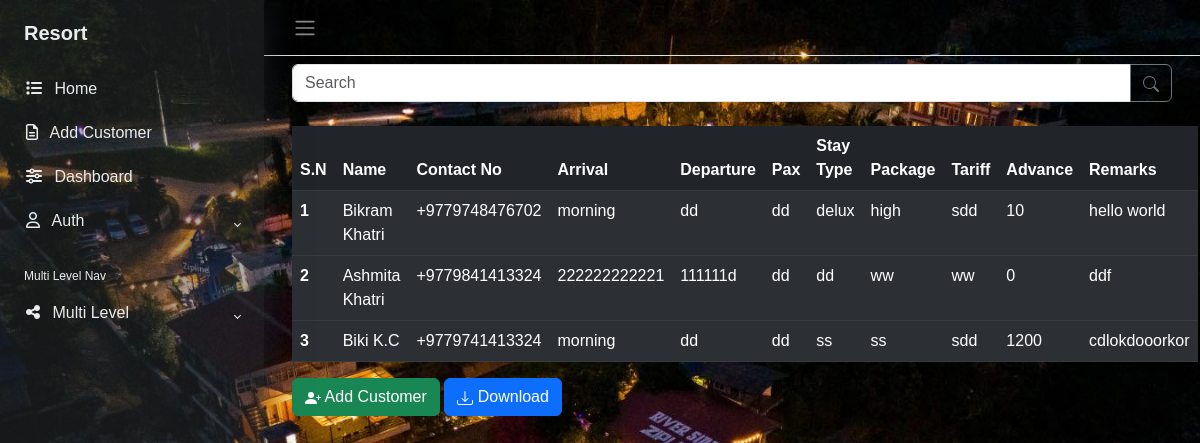
Before: / with the older database file.
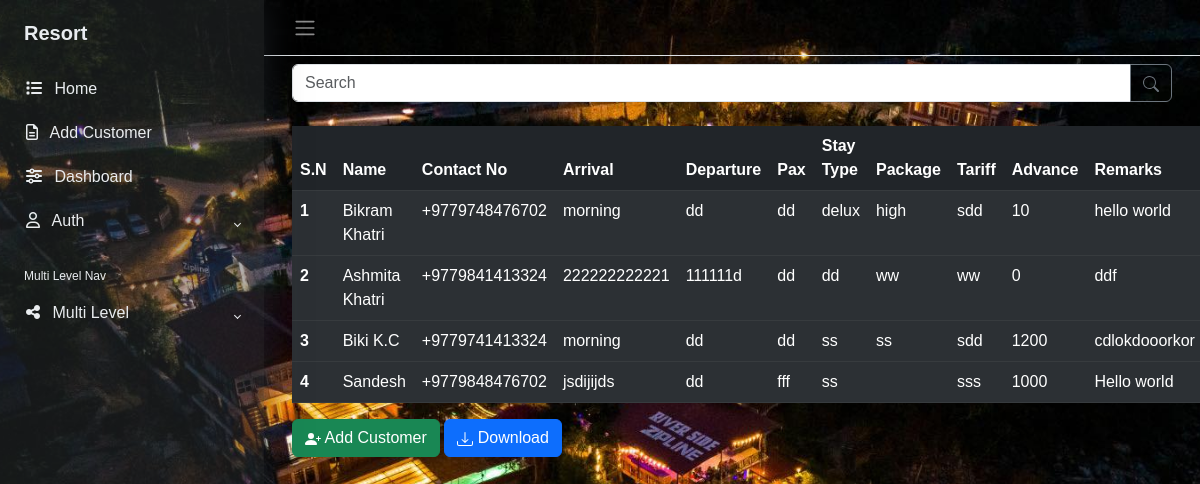
After: the same page with the newer database file.
### app/models.py (models this page shows, shortened)
class CustomerModel(models.Model):
    name=models.CharField(max_length=100,default=' ')
    contect=PhoneNumberField(region='NP')
    arrivals=models.CharField(max_length=200,default=" ")
    departure=models.CharField(max_length=100,default=' ')
    pax=models.CharField(max_length=100,default=' ')
    stay_type=models.CharField(max_length=100,default=' ')
    package=models.CharField(max_length=200,default=' ')
    tariff=models.CharField(max_length=100,default=' ')
    advance=models.IntegerField(default=0)
    remarks=models.TextField()

### app/views.py (the view)
# urls.py: path('',views.home,name='home'),
def home(request):
    data=CustomerModel.objects.all()
    return render(request,'index.html',{'data':data})

### app/templates/index.html (shortened to what this page needs)
{% include "header.html" %}
        <div class="main">
            <nav class="navbar navbar-expand px-3 border-bottom">
                <button class="btn" type="button" data-bs-theme="dark">
                    <span class="navbar-toggler-icon" ></span>
                </button>
            </nav>
            <main class="content px-3 py-2">
                <div class="container-fluid">
                  <form class="d-flex" role="search" method="POST">
                    <div class="input-group">
                      <input class="form-control" type="search" placeholder="Search" style="background-color:white; color:black;">
                      <button class="btn btn-outline-secondary" type="submit">
                        <svg xmlns="http://www.w3.org/2000/svg" width="16" height="16" fill="currentColor" class="bi bi-search" viewBox="0 0 16 16">
                          <path d="M11.742 10.344a6.5 6.5 0 1 0-1.397 1.398h-.001q.044.06.098.115l3.85 3.85a1 1 0 0 0 1.415-1.414l-3.85-3.85a1 1 0 0 0-.115-.1zM12 6.5a5.5 5.5 0 1 1-11 0 5.5 5.5 0 0 1 11 0"/>
                        </svg>
                      </button>
                    </div>
                  </form>
                  <br>
                    <div class="mb-3">
                        <table class="table table-striped table-dark">
                            <thead>
                              <tr>
                                <th scope="col">S.N</th>
                                <th scope="col">Name</th>
                                <th scope="col">Contact No</th>
                                <th scope="col">Arrival</th>
                                <th scope="col">Departure</th>
                                <th scope="col">Pax</th>
                                <th scope="col">Stay Type</th>
                                <th scope="col">Package</th>
                                <th scope="col">Tariff</th>
                                <th scope="col">Advance</th>
                                <th scope="col">Remarks</th>
                              </tr>
                            </thead>
                            {% for i in data %}
                            <tbody>
                              <tr>
                                <th scope="row">{{ forloop.counter }}</th>
                                <td>{{ i.name }}</td>
                                <td>{{i.contect}}</td>
                                <td>{{i.arrivals}}</td>
                                <td>{{i.departure}}</td>
                                <td>{{i.pax}}</td>
                                <td>{{i.stay_type}}</td>
                                <td>{{i.package}}</td>
                                <td>{{i.tariff}}</td>
                                <td>{{i.advance}}</td>
                                <td>{{i.remarks}}</td>
                              </tr>
                            </tbody>
                            {% endfor %}
                          </table>
                          <a class="btn btn-success" role="button" href="{% url "data" %}" > Add Customer</a>
                          <a href="{% url 'export_data' %}" class="btn btn-primary"> Download </a>
                    </div>
                </div>
            </main>
        </div>
    </div>
{% include "footer.html" %}

### app/templates/header.html (shortened to what this page needs)
<!DOCTYPE html>
<html lang="en">
{% load static %}
<head>
    <link href="https://cdn.jsdelivr.net/npm/bootstrap@5.3.0-alpha3/dist/css/bootstrap.min.css" rel="stylesheet"
>
    <link rel="stylesheet" href="{% static 'css/style.css' %}">
</head>
<body>
    <div class="wrapper">
        <aside id="sidebar">
            <div class="h-100" style="background-color:#373b3e63;">
                <div class="sidebar-logo">
                    <a href="#">Resort</a>
                </div>
                <ul class="sidebar-nav">
                    <li class="sidebar-item">
                        <a href="#" class="sidebar-link">
                            <i class="fa-solid fa-list pe-2"></i>
                            Home
                        </a>
                    </li>
                    <li class="sidebar-item">
                        <a href="{% url 'data' %}" class="sidebar-link collapsed" >
                            <i class="fa-regular fa-file-lines pe-2"></i>
                            Add Customer
                        </a>
                    </li>
                    <li class="sidebar-item">
                        <a href="{% url 'home' %}" class="sidebar-link collapsed" >
                            <i class="fa-solid fa-sliders pe-2"></i>
                            Dashboard
                        </a>
                    </li>
                    <li class="sidebar-item">
                        <a href="#" class="sidebar-link collapsed" data-bs-toggle="collapse" data-bs-target="#auth"
                            aria-expanded="false" aria-controls="auth">
                            <i class="fa-regular fa-user pe-2"></i>
                            Auth
                        </a>
                    </li>
                    <li class="sidebar-header">
                        Multi Level Nav
                    </li>
                    <li class="sidebar-item">
                        <a href="#" class="sidebar-link collapsed" data-bs-toggle="collapse" data-bs-target="#multi"
                            aria-expanded="false" aria-controls="multi">
                            <i class="fa-solid fa-share-nodes pe-2"></i>
                            Multi Level
                        </a>
                    </li>
                </ul>
            </div>
        </aside>

### app/templates/footer.html (shortened to what this page needs)
{% load static %}
</body>
</html>

### app/static/css/style.css (style rules this page uses)
* { margin: 0; padding: 0; box-sizing: border-box; }
.h-100 { background-color: #272a2f8f; }
body { font-family: 'Poppins', sans-serif; margin: 0; background-image: url("bg.jpg"); background-repeat: no-repeat; background-position: center bottom; background-size: cover; }
a { cursor: pointer; text-decoration: none; font-family: 'Poppins', sans-serif; }
li { list-style: none; }
.wrapper { align-items: stretch; display: flex; width: 100%; }
#sidebar { max-width: 264px; min-width: 264px; transition: all 0.35s ease-in-out; box-shadow: 0 0 35px 0 rgba(49, 57, 66, 0.5); z-index: 1111; }
.main { display: flex; flex-direction: column; min-height: 100vh; width: 100%; overflow: hidden; transition: all 0.35s ease-in-out; }
.sidebar-logo { padding: 1.15rem 1.5rem; }
.sidebar-logo a { color: #e9ecef; font-size: 1.25rem; font-weight: 600; }
.sidebar-nav { padding: 0; }
.sidebar-header { color: #e9ecef; font-size: .75rem; padding: 1.5rem 1.5rem .375rem; }
a.sidebar-link { padding: .625rem 1.625rem; color: #e9ecef; position: relative; display: block; font-size: 1rem; }
.sidebar-link[data-bs-toggle="collapse"]::after { border: solid; border-width: 0 .075rem .075rem 0; content: ""; display: inline-block; padding: 2px; position: absolute; right: 1.5rem; top: 1.4rem; transform: rotate(-135deg); transition: all .2s ease-out; }
.sidebar-link[data-bs-toggle="collapse"].collapsed::after { transform: rotate(45deg); transition: all .2s ease-out; }
.content { flex: 1; max-width: 100vw; width: 100vw; }
@media (min-width:768px) { .content { width: auto; } }

Changed rows visible on the page:
added CustomerModel: name "Sandesh", contect "+9779848476702", arrivals "jsdijijds", departure "dd", pax "fff", stay_type "ss", tariff "sss", advance "1000", remarks "Hello world"
